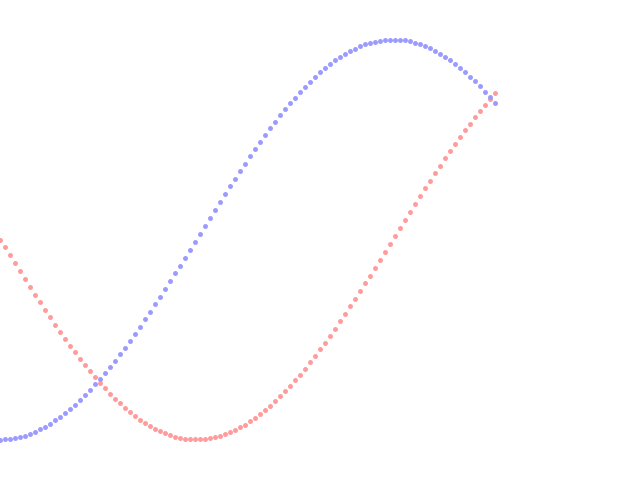
Frame 1 (no input)
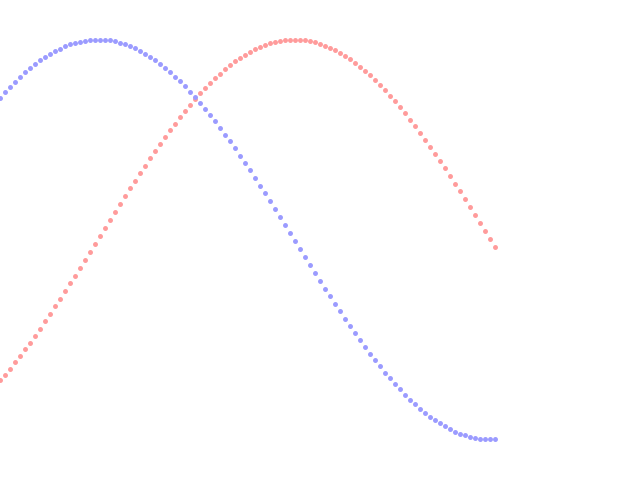
Frame 60 (the mouse pressed at the canvas centre just before this capture)
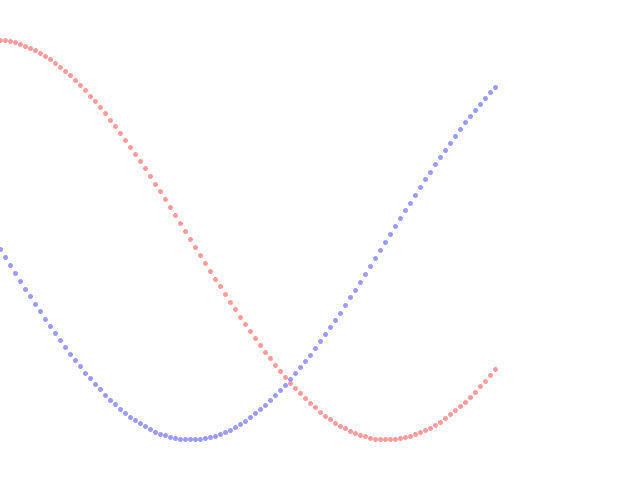
Frame 120 (the mouse held since frame 60 and released just before this capture)

The Processing sketch that drew these frames (run headless with seeded random() and noise(); from frame 60 on, the mouse is pressed at the canvas centre):

// Processing sketch: Trigonometry
// ── Trigonometry.pde

int frame = 0;
float multiplier = 0.04;
int numberOfPoints = 320;

Boolean descending = true;

void setup()
{
	size(640, 480);
	strokeWeight(5);
}

void draw()
{
	background(255);

	//Draw animated point
  for(int i = 0; i < 100; i++){
    stroke(255, 155, 155);

    point(i*5, 240 + sin((i+frame) * multiplier) * 200);
  }

  for(int i = 0; i < 100; i++){
    stroke(155, 155, 255);
    point(i*5, 240 + cos((i+frame) * multiplier) * 200);
  }

  frame++;
}
